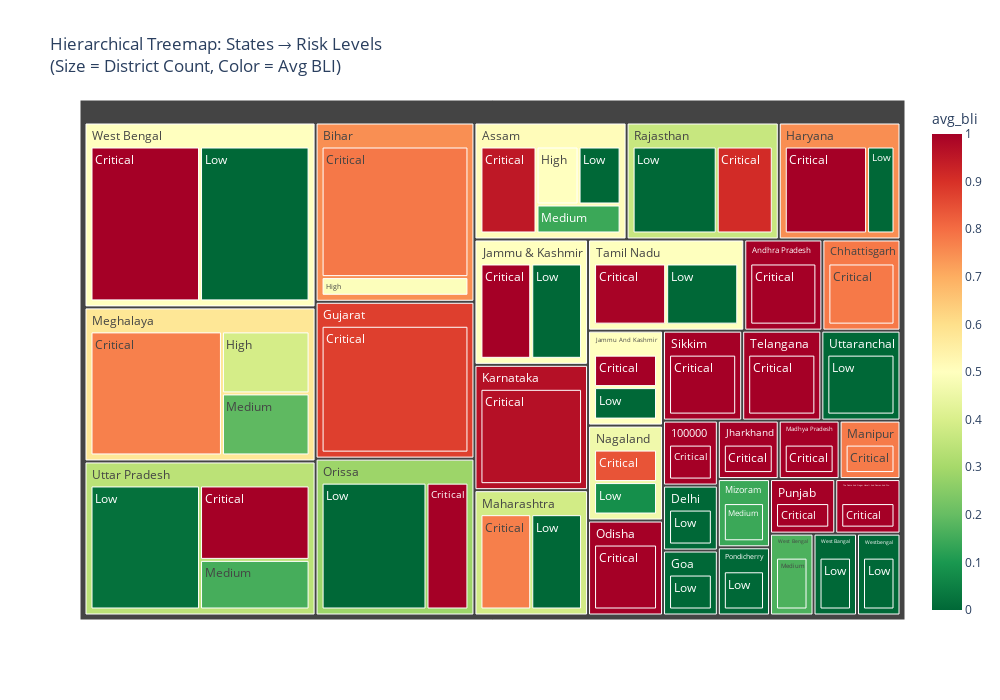

The notebook cell saved with this chart:
### Markdown cell above
## PART 9: INTERACTIVE VISUALIZATIONS

---

### 9.1 Plotly Interactive Dashboards

Interactive HTML visualizations enable dynamic exploration of BLI patterns across multiple dimensions.

| Visualization | Type | Features |
|--------------|------|----------|
| BLI Choropleth | Geographic Map | Hover tooltips, zoom, pan |
| Cluster 3D Scatter | 3D Plot | Rotation, zoom, cluster selection |
| Trend Animation | Time Series | Timeline navigation |

**Technology Stack:**
- **Plotly Express** - High-level charting API
- **Plotly Graph Objects** - Fine-grained control
- **HTML Export** - Standalone interactive files

**Output Files:**
- `interactive_bli_map.html`
- `interactive_cluster_3d.html`
- `interactive_trends.html`

### Code cell
# =============================================================================
# SECTION 20: SPECIALIZED VISUALIZATIONS - TREEMAP
# =============================================================================

print("=" * 60)
print("SPECIALIZED VISUALIZATIONS")
print("=" * 60)

# TREEMAP: Hierarchical State → Risk Level breakdown
print("\n📊 Creating Treemap visualization...")

# Prepare treemap data
treemap_data = district_analysis.groupby(['state', 'risk_level']).agg({
    'district': 'count',
    'bli': 'mean',
    'gap': 'sum'
}).reset_index()
treemap_data.columns = ['state', 'risk_level', 'district_count', 'avg_bli', 'total_gap']

# Create treemap
fig_treemap = px.treemap(
    treemap_data,
    path=['state', 'risk_level'],
    values='district_count',
    color='avg_bli',
    color_continuous_scale='RdYlGn_r',
    title='Hierarchical Treemap: States → Risk Levels<br>(Size = District Count, Color = Avg BLI)',
    hover_data=['total_gap']
)

fig_treemap.update_layout(width=1000, height=700)
fig_treemap.write_html('/home/ayush/Projects/UDH - FInal Draft/uidai-bli-analyzer/analysis/viz_treemap.html')
fig_treemap.show()

print("✅ Treemap saved: viz_treemap.html")

### Figure 1 — Plotly figure (JSON) as saved in the notebook; plotly's stock layout.template omitted (floating-point values rounded to 4 significant figures; data arrays with more than 128 entries replaced by an {"elided": "..."} marker saying what was removed)
{"data": [{"branchvalues": "total", "customdata": {"elided": "85x2 mixed values"}, "domain": {"x": [0, 1], "y": [0, 1]}, "hovertemplate": "labels=%{label}<br>district_count=%{value}<br>parent=%{parent}<br>id=%{id}<br>total_gap=%{customdata[0]}<br>avg_bli=%{color}<extra></extra>", "ids": ["100000/Critical", "Andhra Pradesh/Critical", "Assam/Critical", "Assam/High", "Assam/Low", "Assam/Medium", "Bihar/Critical", "Bihar/High", "Chhattisgarh/Critical", "Delhi/Low", "Goa/Low", "Gujarat/Critical", "Haryana/Critical", "Haryana/Low", "Jammu & Kashmir/Critical", "Jammu & Kashmir/Low", "Jammu And Kashmir/Critical", "Jammu And Kashmir/Low", "Jharkhand/Critical", "Karnataka/Critical", "Madhya Pradesh/Critical", "Maharashtra/Critical", "Maharashtra/Low", "Manipur/Critical", "Meghalaya/Critical", "Meghalaya/High", "Meghalaya/Medium", "Mizoram/Medium", "Nagaland/Critical", "Nagaland/Low", "Odisha/Critical", "Orissa/Critical", "Orissa/Low", "Pondicherry/Low", "Punjab/Critical", "Rajasthan/Critical", "Rajasthan/Low", "Sikkim/Critical", "Tamil Nadu/Critical", "Tamil Nadu/Low", "Telangana/Critical", "The Dadra And Nagar Haveli And Daman And Diu/Critical", "Uttar Pradesh/Critical", "Uttar Pradesh/Low", "Uttar Pradesh/Medium", "Uttaranchal/Low", "West  Bengal/Medium", "West Bangal/Low", "West Bengal/Critical", "West Bengal/Low", "Westbengal/Low", "100000", "Andhra Pradesh", "Assam", "Bihar", "Chhattisgarh", "Delhi", "Goa", "Gujarat", "Haryana", "Jammu & Kashmir", "Jammu And Kashmir", "Jharkhand", "Karnataka", "Madhya Pradesh", "Maharashtra", "Manipur", "Meghalaya", "Mizoram", "Nagaland", "Odisha", "Orissa", "Pondicherry", "Punjab", "Rajasthan", "Sikkim", "Tamil Nadu", "Telangana", "The Dadra And Nagar Haveli And Daman And Diu", "Uttar Pradesh", "Uttaranchal", "West  Bengal", "West Bangal", "West Bengal", "Westbengal"], "labels": ["Critical", "Critical", "Critical", "High", "Low", "Medium", "Critical", "High", "Critical", "Low", "Low", "Critical", "Critical", "Low", "Critical", "Low", "Critical", "Low", "Critical", "Critical", "Critical", "Critical", "Low", "Critical", "Critical", "High", "Medium", "Medium", "Critical", "Low", "Critical", "Critical", "Low", "Low", "Critical", "Critical", "Low", "Critical", "Critical", "Low", "Critical", "Critical", "Critical", "Low", "Medium", "Low", "Medium", "Low", "Critical", "Low", "Low", "100000", "Andhra Pradesh", "Assam", "Bihar", "Chhattisgarh", "Delhi", "Goa", "Gujarat", "Haryana", "Jammu & Kashmir", "Jammu And Kashmir", "Jharkhand", "Karnataka", "Madhya Pradesh", "Maharashtra", "Manipur", "Meghalaya", "Mizoram", "Nagaland", "Odisha", "Orissa", "Pondicherry", "Punjab", "Rajasthan", "Sikkim", "Tamil Nadu", "Telangana", "The Dadra And Nagar Haveli And Daman And Diu", "Uttar Pradesh", "Uttaranchal", "West  Bengal", "West Bangal", "West Bengal", "Westbengal"], "marker": {"coloraxis": "coloraxis", "colors": [1.0, 1.0, 0.951, 0.5, 0.0, 0.1429, 0.7835, 0.4921, 0.7822, 0.0, 0.0, 0.8761, 1.0, 0.0, 1.0, 0.0, 1.0, 0.0, 1.0, 0.967, 1.0, 0.7727, 0.0, 0.7778, 0.7708, 0.3912, 0.1902, 0.1429, 0.8416, 0.08051, 1.0, 1.0, 0.0, 0.0, 1.0, 0.9104, 0.0, 1.0, 0.9944, 0.0, 1.0, 1.0, 1.0, 0.01818, 0.1573, 0.0, 0.1667, 0.0, 1.0, 0.0, 0.0, 1.0, 1.0, 0.509, 0.7471, 0.7822, 0.0, 0.0, 0.8761, 0.75, 0.5, 0.5, 1.0, 0.967, 1.0, 0.3864, 0.7778, 0.5787, 0.1429, 0.4611, 1.0, 0.2857, 0.0, 1.0, 0.3642, 1.0, 0.4972, 1.0, 1.0, 0.3405, 0.0, 0.1667, 0.0, 0.5, 0.0]}, "name": "", "parents": ["100000", "Andhra Pradesh", "Assam", "Assam", "Assam", "Assam", "Bihar", "Bihar", "Chhattisgarh", "Delhi", "Goa", "Gujarat", "Haryana", "Haryana", "Jammu & Kashmir", "Jammu & Kashmir", "Jammu And Kashmir", "Jammu And Kashmir", "Jharkhand", "Karnataka", "Madhya Pradesh", "Maharashtra", "Maharashtra", "Manipur", "Meghalaya", "Meghalaya", "Meghalaya", "Mizoram", "Nagaland", "Nagaland", "Odisha", "Orissa", "Orissa", "Pondicherry", "Punjab", "Rajasthan", "Rajasthan", "Sikkim", "Tamil Nadu", "Tamil Nadu", "Telangana", "The Dadra And Nagar Haveli And Daman And Diu", "Uttar Pradesh", "Uttar Pradesh", "Uttar Pradesh", "Uttaranchal", "West  Bengal", "West Bangal", "West Bengal", "West Bengal", "Westbengal", "", "", "", "", "", "", "", "", "", "", "", "", "", "", "", "", "", "", "", "", "", "", "", "", "", "", "", "", "", "", "", "", "", ""], "type": "treemap", "values": [1.0, 2.0, 2.0, 1.0, 1.0, 1.0, 7.0, 1.0, 2.0, 1.0, 1.0, 7.0, 3.0, 1.0, 2.0, 2.0, 1.0, 1.0, 1.0, 4.0, 1.0, 2.0, 2.0, 1.0, 6.0, 2.0, 2.0, 1.0, 1.0, 1.0, 2.0, 2.0, 5.0, 1.0, 1.0, 2.0, 3.0, 2.0, 2.0, 2.0, 2.0, 1.0, 3.0, 5.0, 2.0, 2.0, 1.0, 1.0, 6.0, 6.0, 1.0, 1.0, 2.0, 5.0, 8.0, 2.0, 1.0, 1.0, 7.0, 4.0, 4.0, 2.0, 1.0, 4.0, 1.0, 4.0, 1.0, 10.0, 1.0, 2.0, 2.0, 7.0, 1.0, 1.0, 5.0, 2.0, 4.0, 2.0, 1.0, 10.0, 2.0, 1.0, 1.0, 12.0, 1.0]}], "layout": {"coloraxis": {"colorbar": {"title": {"text": "avg_bli"}}, "colorscale": [[0, "rgb(0,104,55)"], [0.1, "rgb(26,152,80)"], [0.2, "rgb(102,189,99)"], [0.3, "rgb(166,217,106)"], [0.4, "rgb(217,239,139)"], [0.5, "rgb(255,255,191)"], [0.6, "rgb(254,224,139)"], [0.7, "rgb(253,174,97)"], [0.8, "rgb(244,109,67)"], [0.9, "rgb(215,48,39)"], [1, "rgb(165,0,38)"]]}, "height": 700, "legend": {"tracegroupgap": 0}, "title": {"text": "Hierarchical Treemap: States → Risk Levels<br>(Size = District Count, Color = Avg BLI)"}, "width": 1000}}
